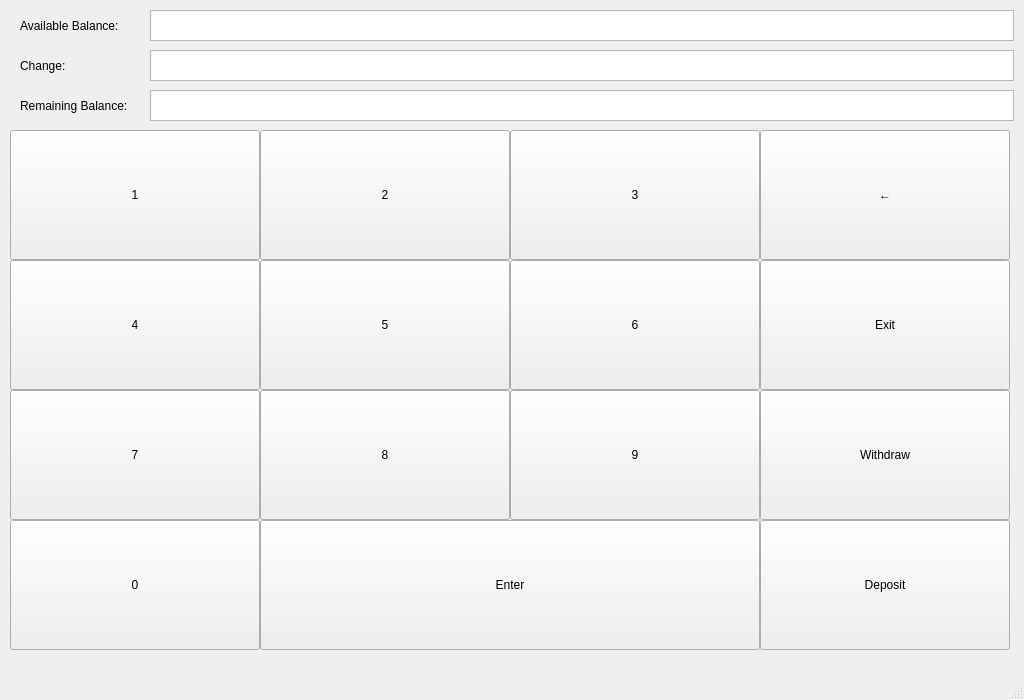
<?xml version="1.0" encoding="UTF-8"?>
<ui version="4.0">
 <class>MainWindow</class>
 <widget class="QMainWindow" name="MainWindow">
  <property name="geometry">
   <rect>
    <x>0</x>
    <y>0</y>
    <width>1024</width>
    <height>700</height>
   </rect>
  </property>
  <property name="windowTitle">
   <string>Account Access</string>
  </property>
  <widget class="QWidget" name="centralwidget">
   <widget class="QPushButton" name="Button_1">
    <property name="geometry">
     <rect>
      <x>10</x>
      <y>130</y>
      <width>250</width>
      <height>130</height>
     </rect>
    </property>
    <property name="text">
     <string>1</string>
    </property>
   </widget>
   <widget class="QTextEdit" name="textEdit">
    <property name="geometry">
     <rect>
      <x>150</x>
      <y>50</y>
      <width>864</width>
      <height>31</height>
     </rect>
    </property>
    <property name="html">
     <string>&lt;!DOCTYPE HTML PUBLIC &quot;-//W3C//DTD HTML 4.0//EN&quot; &quot;http://www.w3.org/TR/REC-html40/strict.dtd&quot;&gt;
&lt;html&gt;&lt;head&gt;&lt;meta name=&quot;qrichtext&quot; content=&quot;1&quot; /&gt;&lt;style type=&quot;text/css&quot;&gt;
p, li { white-space: pre-wrap; }
&lt;/style&gt;&lt;/head&gt;&lt;body style=&quot; font-family:'Sans Serif'; font-size:9pt; font-weight:400; font-style:normal;&quot;&gt;
&lt;p align=&quot;right&quot; style=&quot;-qt-paragraph-type:empty; margin-top:0px; margin-bottom:0px; margin-left:0px; margin-right:0px; -qt-block-indent:0; text-indent:0px;&quot;&gt;&lt;br /&gt;&lt;/p&gt;&lt;/body&gt;&lt;/html&gt;</string>
    </property>
   </widget>
   <widget class="QPushButton" name="Button_2">
    <property name="geometry">
     <rect>
      <x>260</x>
      <y>130</y>
      <width>250</width>
      <height>130</height>
     </rect>
    </property>
    <property name="text">
     <string>2</string>
    </property>
   </widget>
   <widget class="QPushButton" name="Button_3">
    <property name="geometry">
     <rect>
      <x>510</x>
      <y>130</y>
      <width>250</width>
      <height>130</height>
     </rect>
    </property>
    <property name="text">
     <string>3</string>
    </property>
   </widget>
   <widget class="QPushButton" name="Button_4">
    <property name="geometry">
     <rect>
      <x>10</x>
      <y>260</y>
      <width>250</width>
      <height>130</height>
     </rect>
    </property>
    <property name="text">
     <string>4</string>
    </property>
   </widget>
   <widget class="QPushButton" name="Button_5">
    <property name="geometry">
     <rect>
      <x>260</x>
      <y>260</y>
      <width>250</width>
      <height>130</height>
     </rect>
    </property>
    <property name="text">
     <string>5</string>
    </property>
   </widget>
   <widget class="QPushButton" name="Button_6">
    <property name="geometry">
     <rect>
      <x>510</x>
      <y>260</y>
      <width>250</width>
      <height>130</height>
     </rect>
    </property>
    <property name="text">
     <string>6</string>
    </property>
   </widget>
   <widget class="QPushButton" name="Button_7">
    <property name="geometry">
     <rect>
      <x>10</x>
      <y>390</y>
      <width>250</width>
      <height>130</height>
     </rect>
    </property>
    <property name="text">
     <string>7</string>
    </property>
   </widget>
   <widget class="QPushButton" name="Button_8">
    <property name="geometry">
     <rect>
      <x>260</x>
      <y>390</y>
      <width>250</width>
      <height>130</height>
     </rect>
    </property>
    <property name="text">
     <string>8</string>
    </property>
   </widget>
   <widget class="QPushButton" name="Button_9">
    <property name="geometry">
     <rect>
      <x>510</x>
      <y>390</y>
      <width>250</width>
      <height>130</height>
     </rect>
    </property>
    <property name="text">
     <string>9</string>
    </property>
   </widget>
   <widget class="QPushButton" name="Backspace">
    <property name="geometry">
     <rect>
      <x>760</x>
      <y>130</y>
      <width>250</width>
      <height>130</height>
     </rect>
    </property>
    <property name="text">
     <string>←</string>
    </property>
   </widget>
   <widget class="QPushButton" name="Enter">
    <property name="geometry">
     <rect>
      <x>260</x>
      <y>520</y>
      <width>500</width>
      <height>130</height>
     </rect>
    </property>
    <property name="text">
     <string>Enter</string>
    </property>
   </widget>
   <widget class="QPushButton" name="Button_0">
    <property name="geometry">
     <rect>
      <x>10</x>
      <y>520</y>
      <width>250</width>
      <height>130</height>
     </rect>
    </property>
    <property name="text">
     <string>0</string>
    </property>
   </widget>
   <widget class="QPushButton" name="Deposit">
    <property name="geometry">
     <rect>
      <x>760</x>
      <y>520</y>
      <width>250</width>
      <height>130</height>
     </rect>
    </property>
    <property name="text">
     <string>Deposit</string>
    </property>
   </widget>
   <widget class="QPushButton" name="Withdraw">
    <property name="geometry">
     <rect>
      <x>760</x>
      <y>390</y>
      <width>250</width>
      <height>130</height>
     </rect>
    </property>
    <property name="text">
     <string>Withdraw</string>
    </property>
   </widget>
   <widget class="QLabel" name="label">
    <property name="geometry">
     <rect>
      <x>20</x>
      <y>0</y>
      <width>120</width>
      <height>51</height>
     </rect>
    </property>
    <property name="text">
     <string>Available Balance:</string>
    </property>
   </widget>
   <widget class="QTextEdit" name="textEdit_2">
    <property name="geometry">
     <rect>
      <x>150</x>
      <y>10</y>
      <width>864</width>
      <height>31</height>
     </rect>
    </property>
    <property name="html">
     <string>&lt;!DOCTYPE HTML PUBLIC &quot;-//W3C//DTD HTML 4.0//EN&quot; &quot;http://www.w3.org/TR/REC-html40/strict.dtd&quot;&gt;
&lt;html&gt;&lt;head&gt;&lt;meta name=&quot;qrichtext&quot; content=&quot;1&quot; /&gt;&lt;style type=&quot;text/css&quot;&gt;
p, li { white-space: pre-wrap; }
&lt;/style&gt;&lt;/head&gt;&lt;body style=&quot; font-family:'Sans Serif'; font-size:9pt; font-weight:400; font-style:normal;&quot;&gt;
&lt;p align=&quot;right&quot; style=&quot;-qt-paragraph-type:empty; margin-top:0px; margin-bottom:0px; margin-left:0px; margin-right:0px; -qt-block-indent:0; text-indent:0px;&quot;&gt;&lt;br /&gt;&lt;/p&gt;&lt;/body&gt;&lt;/html&gt;</string>
    </property>
   </widget>
   <widget class="QTextEdit" name="textEdit_3">
    <property name="geometry">
     <rect>
      <x>150</x>
      <y>90</y>
      <width>864</width>
      <height>31</height>
     </rect>
    </property>
    <property name="html">
     <string>&lt;!DOCTYPE HTML PUBLIC &quot;-//W3C//DTD HTML 4.0//EN&quot; &quot;http://www.w3.org/TR/REC-html40/strict.dtd&quot;&gt;
&lt;html&gt;&lt;head&gt;&lt;meta name=&quot;qrichtext&quot; content=&quot;1&quot; /&gt;&lt;style type=&quot;text/css&quot;&gt;
p, li { white-space: pre-wrap; }
&lt;/style&gt;&lt;/head&gt;&lt;body style=&quot; font-family:'Sans Serif'; font-size:9pt; font-weight:400; font-style:normal;&quot;&gt;
&lt;p align=&quot;right&quot; style=&quot;-qt-paragraph-type:empty; margin-top:0px; margin-bottom:0px; margin-left:0px; margin-right:0px; -qt-block-indent:0; text-indent:0px;&quot;&gt;&lt;br /&gt;&lt;/p&gt;&lt;/body&gt;&lt;/html&gt;</string>
    </property>
   </widget>
   <widget class="QLabel" name="label_2">
    <property name="geometry">
     <rect>
      <x>20</x>
      <y>40</y>
      <width>120</width>
      <height>51</height>
     </rect>
    </property>
    <property name="text">
     <string>Change:</string>
    </property>
   </widget>
   <widget class="QLabel" name="label_3">
    <property name="geometry">
     <rect>
      <x>20</x>
      <y>80</y>
      <width>120</width>
      <height>51</height>
     </rect>
    </property>
    <property name="text">
     <string>Remaining Balance:</string>
    </property>
   </widget>
   <widget class="QPushButton" name="Exit">
    <property name="geometry">
     <rect>
      <x>760</x>
      <y>260</y>
      <width>250</width>
      <height>130</height>
     </rect>
    </property>
    <property name="text">
     <string>Exit</string>
    </property>
   </widget>
  </widget>
  <widget class="QMenuBar" name="menubar">
   <property name="geometry">
    <rect>
     <x>0</x>
     <y>0</y>
     <width>1024</width>
     <height>20</height>
    </rect>
   </property>
  </widget>
  <widget class="QStatusBar" name="statusbar"/>
 </widget>
 <resources/>
 <connections/>
</ui>
